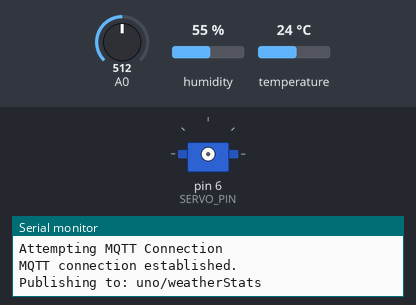
A sketch run on a simulated Arduino Uno, built with avr-gcc and run on an emulated ATmega328P. Shown: servo, the last lines printed to the serial monitor. The test bench sets the inputs (shaded band); at power-on: A0 = 512, humidity 55 %, temperature 24 °C. WiFi joins after 1.5 s; servers stay silent unless stated; no MQTT or app messages arrive unless stated.

Above: at 2.7 s.
2.8 s: A0 set to 104
7.3 s: A0 set to 94
11.8 s: A0 set to 684
16.3 s: A0 set to 717
At 19.1 s:
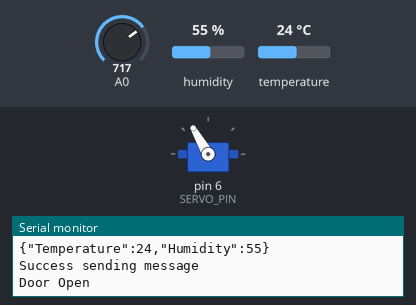
Timing chart, 0 to 20.6 s (numbered marks = the images above; inputs shaded):
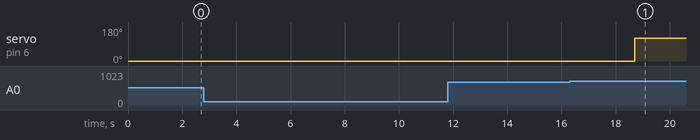

Measured:
- the behaviour switches between 700 and 701 on A0 (found by bisection; images 0 and 1)
- after the input at 16.3 s, servo on pin 6 (SERVO_PIN): 0° → 120° after 2.4 s

The sketch:

uno.ino
```cpp
#include <SoftwareSerial.h>
#include <WiFiEsp.h>
#include <WiFiEspClient.h>
#include <WiFiEspUdp.h>
#include <PubSubClient.h>
#include <DHT.h>
#include <Servo.h>
#include <ArduinoJson.h>

#define DHTPIN 2
#define DHTTYPE DHT11
#define ESP_RX 9
#define ESP_TX 8
#define GPS_RX 4
#define GPS_TX 3
#define SERVO_PIN 6
#define WIFI_AP "Nitin's PC"
#define WIFI_PASSWORD "Nitin123"
#define MSG_BUFFER_SIZE  (100)

static const int rainSensorMin = 0;
static const int rainSensorMax = 1024;
char msg[MSG_BUFFER_SIZE];
char temp[7];
char hum[7];


WiFiEspClient espClient;
PubSubClient mqttClient(espClient);
IPAddress broker(192,168,43,235);
Servo myservo;

SoftwareSerial ESP8266(ESP_RX, ESP_TX);
DHT dht(DHTPIN, DHTTYPE);

int angle = 0;
int status = WL_IDLE_STATUS;
char *ID = "uno";
char *TOPIC = "uno/weatherStats";

int AT_cmd_time;
boolean AT_cmd_result = false;


void setup() {
  Serial.begin(9600);
  initWiFi();
  dht.begin();
  mqttClient.setServer("192.168.137.1",1883);
  Serial.println("GPS, DHT11, and, Raindrop detector started.");
  pinMode(6, INPUT);
}

void loop() {
  status = WiFi.status();
  if ( status != WL_CONNECTED) {
    while ( status != WL_CONNECTED) {
      Serial.print("Attempting to connect to WPA SSID: ");
      Serial.println(WIFI_AP);
      // Connect to WPA/WPA2 network
      status = WiFi.begin(WIFI_AP, WIFI_PASSWORD);
      delay(500);
    }
    Serial.println("Connected to AP");
  }
  if(!mqttClient.connected()){
    reconnect_mqtt();
  }
  delay(3000);
  float h = dht.readHumidity();
  float t = dht.readTemperature();
  int rainReading = analogRead(A0);
  int range = map(rainReading, rainSensorMin, rainSensorMax, 0, 2);

  //For Door(Servo Motor)
  if(rainReading<100){
   myservo.attach(SERVO_PIN);
   myservo.write(0);
   Serial.println("Door Closed");
   delay(2000);
   myservo.detach();
  }
  if(myservo.read()==0 & rainReading>700){
   myservo.attach(SERVO_PIN);
   myservo.write(120);
   Serial.println("Door Open");
   delay(2000);
   myservo.detach();
  }


  if(!isnan(t) || !isnan(h))
  {
    //StaticjsonDoc<300> jsonDoc;
    DynamicJsonDocument jsonDoc(200);
    //JsonObject& JSONencoder = jsonDoc.createObject();
    jsonDoc["Temperature"] = t;
    jsonDoc["Humidity"] = h;
    char jsonMessageBuffer[100];
    serializeJson(jsonDoc, jsonMessageBuffer);
    //JSONencoder.printTO(jsonMessageBuffer, sizeof(jsonMessageBuffer));
    Serial.println(jsonMessageBuffer);
    if (mqttClient.publish(TOPIC, jsonMessageBuffer) == true) {
      Serial.println("Success sending message");
      }
    else {
      Serial.println("Error sending message");
    }
}
  mqttClient.loop();
  #1
/*  dtostrf(t,4,2,temp);
  dtostrf(h,4,2,hum);
  strcat(temp,";");
  strcat(temp,hum);
  mqttClient.publish(TOPIC,temp); */
}


void initWiFi(){
  ESP8266.begin(9600);
  WiFi.init(&ESP8266);
  // check for the presence of the shield
  if (WiFi.status() == WL_NO_SHIELD) {
    Serial.println("WiFi shield not present");
    // don't continue
    while (true) {

    }
  }

  // attempt to connect to WiFi network
  while ( status != WL_CONNECTED) {
    Serial.print("Attempting to connect to WPA SSID:");
    Serial.println(WIFI_AP);
    //Connect to WPA/WPA2 network
    status = WiFi.begin(WIFI_AP, WIFI_PASSWORD);
  }
}

void reconnect_mqtt(){
  while(!mqttClient.connected()){
    Serial.println("Attempting MQTT Connection");
    if(mqttClient.connect("uno")){
      Serial.println("MQTT connection established.");
      Serial.print("Publishing to: ");
      Serial.println(TOPIC);
    }
    else{
      Serial.println(" Try again in 5 seconds");
      delay(5000);
    }
  }
}

/* #1
if (!isnan(h) || !isnan(t))
    Serial.print("Temparture: " + String(t) + "°C | " + " Humidity: " + String(h) + " | ");
  else {
    Serial.println("Failed to obtain temparature and humidity data");
  }
  switch (range) {
    case 0:
      Serial.print("Rain Warning : 1");
      break;
    case 1:
      Serial.print("Rain Warning : 0");
      break;
  }
  Serial.println(" | Lat: 22.716191217468406 Lon: 72.44229199663788");
*/
```
